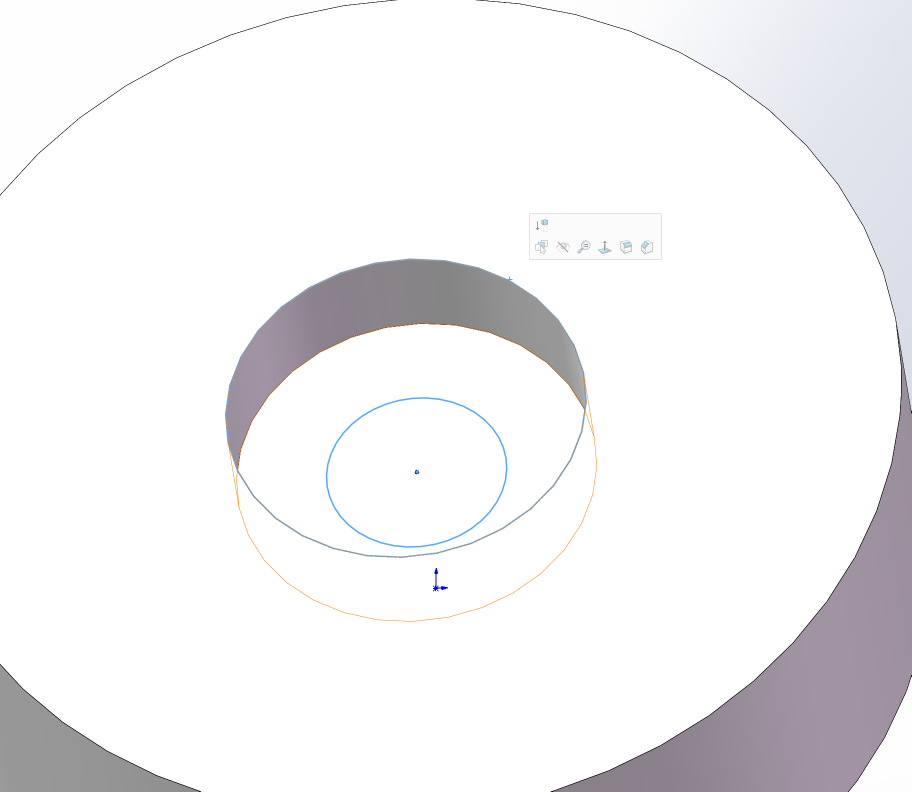
#> input picture solidworks_model/image-1.png, 1823 x 1583 px, given in place of the camera (shown at 1/2 size)
$ python test.py
#> lines starting #> are read from the running program, lines starting #| are printed output that depends on the picture; after the words box and inside, x2 and y2 are one past the last pixel; in counts of white or black regions, pixels touching at a corner belong together
import cv2
import numpy as np
import math
# import serial
import struct


cv2.namedWindow('camera', cv2.WINDOW_AUTOSIZE)

CAP_WIDTH = 1920
CAP_HEIGHT = 1080
# ROI
CAP_CENTER = (1080, 607)
CAP_LENGTH = 800

BOX_SIZE_RATIO = 0.1
EPSILON_RATIO = 0.05

cap = cv2.VideoCapture(0)
cap.set(cv2.CAP_PROP_FRAME_WIDTH, CAP_WIDTH)  # 宽度
CAP_WIDTH = cap.get(cv2.CAP_PROP_FRAME_WIDTH)  # 宽度
cap.set(cv2.CAP_PROP_FRAME_HEIGHT, CAP_HEIGHT)  # 宽度
CAP_HEIGHT = cap.get(cv2.CAP_PROP_FRAME_HEIGHT)  # 宽度
# cap.set(cv2.CAP_PROP_FPS, 30)	            # 帧率 帧/秒
cap.set(cv2.CAP_PROP_BRIGHTNESS, 20)  # 亮度
cap.set(cv2.CAP_PROP_CONTRAST, 50)  # 对比度
cap.set(cv2.CAP_PROP_SATURATION, 100)  # 饱和度
cap.set(cv2.CAP_PROP_HUE, 20)  # 色调 50
cap.set(cv2.CAP_PROP_EXPOSURE, -5)  # 曝光
print("SIZE:")
print((CAP_WIDTH, CAP_HEIGHT))

def findcircle(img_bin, frame=None):

    hsv = cv2.cvtColor(frame, cv2.COLOR_BGR2HSV)  # 转换为HSV空间

    kernel = np.ones((5, 5), np.uint8)  # 定义卷积核

    font = cv2.FONT_HERSHEY_SIMPLEX
    lower_black = np.array([0, 0, 0])  # 设定黑色的阈值下限
    upper_black = np.array([180, 255, 46])  # 设定黑色的阈值上限
    #  消除噪声
    mask = cv2.inRange(hsv, lower_black, upper_black)  # 设定掩膜取值范围
    opening = cv2.morphologyEx(mask, cv2.MORPH_OPEN, kernel)  # 形态学开运算
    # bila = cv2.bilateralFilter(mask, 10, 200, 200)  # 双边滤波消除噪声
    edges = cv2.Canny(opening, 50, 100)  # 边缘识别
    # 识别圆形

    black_circles = dict()
    circle_id = 0
    circles = cv2.HoughCircles(
        edges, cv2.HOUGH_GRADIENT, 1, 300, param1=100, param2=18, minRadius=50, maxRadius=500)
    if circles is not None:  # 如果识别出圆
        for circle in circles:
            #  获取圆的坐标与半径
            x = int(circle[0])
            y = int(circle[1])
            r = int(circle[2])
            cv2.circle(frame, (x, y), r, (0, 0, 255), 3)  # 标记圆
            cv2.circle(frame, (x, y), 3, (255, 255, 0), -1)  # 标记圆心
            # Define the 10x10 pixel region around the circle center
            x_start = max(0, x - 5)
            y_start = max(0, y - 5)
            x_end = min(hsv.shape[1], x + 5)
            y_end = min(hsv.shape[0], y + 5)
            region = hsv[y_start:y_end, x_start:x_end]#圆中间10*10的区域用来检测颜色
            mean_color = np.mean(region, axis=(0, 1))
        if np.all((lower_black <= mean_color) & (mean_color <= upper_black)):
            text = 'x:'+str(x)+' color:black'
            cv2.putText(frame, text, (10, 30), font, 1, (0, 255, 0), 2, cv2.LINE_AA, 0)  # 显示圆心位置
            black_circles[circle_id] = (x, y, r)

    else:
        # 如果识别不出，显示圆心不存在
        cv2.putText(frame, 'x: None y: None', (10, 30), font, 1, (0, 255, 0), 2, cv2.LINE_AA, 0)
    cv2.imshow('frame', frame)
    cv2.imshow('mask', mask)
    cv2.imshow('edges', edges)
    return None

while cap.isOpened():
    ret, frame = cap.read()
#> frame is the input picture: shape (1583, 1823, 3); mean B, G, R 242.8, 241.3, 242.1
    if ret:
        if frame is not None:
            # 获取图像
            frame = frame[int(CAP_CENTER[1] - (CAP_LENGTH / 2)):int(CAP_CENTER[1] + (CAP_LENGTH / 2)),
                    int(CAP_CENTER[0] - (CAP_LENGTH / 2)):int(CAP_CENTER[0] + (CAP_LENGTH / 2)), :]
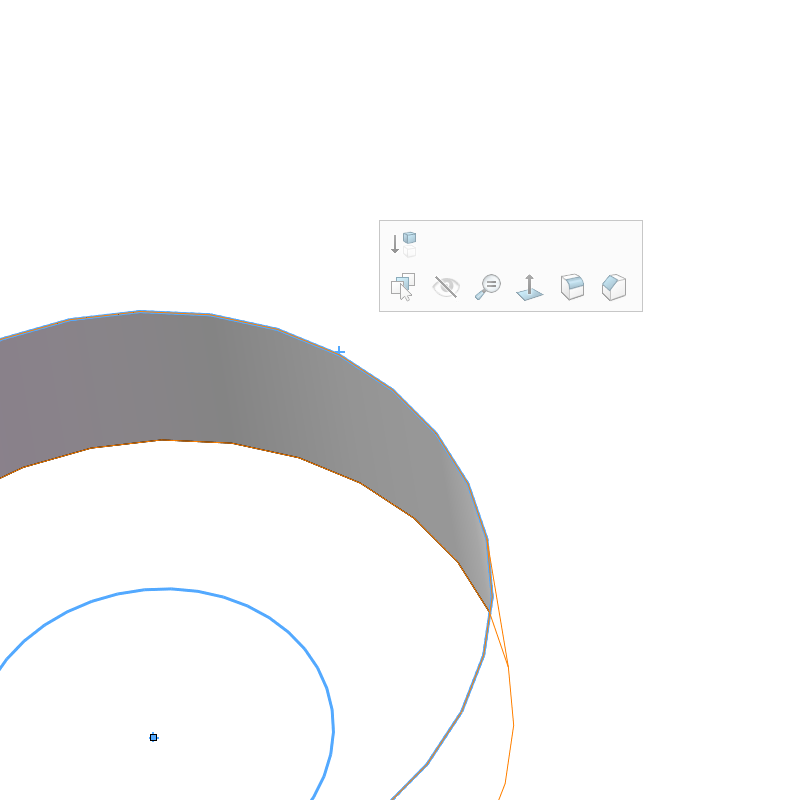
#> frame: shape (800, 800, 3); mean B, G, R 243.6, 243.2, 243.2

            # 预处理
            gs_frame = cv2.GaussianBlur(frame, (7, 7), 0)  # 高斯模糊
            # cv2.imshow('gs_frame', gs_frame)
            frame_gray = cv2.cvtColor(gs_frame, cv2.COLOR_BGR2GRAY)  # 转化成GRAY图像
            _, frame_bin = cv2.threshold(frame_gray, 0, 255, cv2.THRESH_BINARY | cv2.THRESH_OTSU)
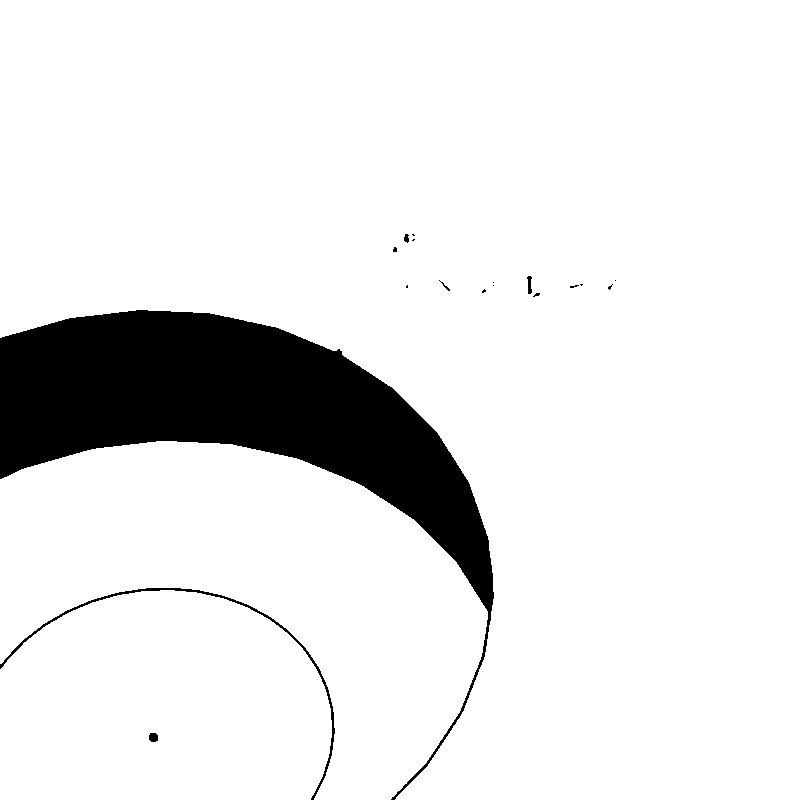
#> frame_bin: shape (800, 800); 90.2% white; 18 black regions (12 under 20 px), largest, box (x1, y1, x2, y2) and area: (0, 310, 494, 800) 61355, (0, 588, 335, 800) 1239, (149, 733, 158, 742) 71, (527, 276, 532, 294) 62, (404, 234, 409, 243) 34, (439, 280, 450, 291) 23


            circles = findcircle(frame_bin, frame)
#> in findcircle, `hsv = cv2.cvtColor(frame, cv2.COLOR_BGR2HSV)`: hsv: shape (800, 800, 3); mean H, S, V 7.4, 2, 244.1
#> in findcircle, `mask = cv2.inRange(hsv, lower_black, upper_black)`:
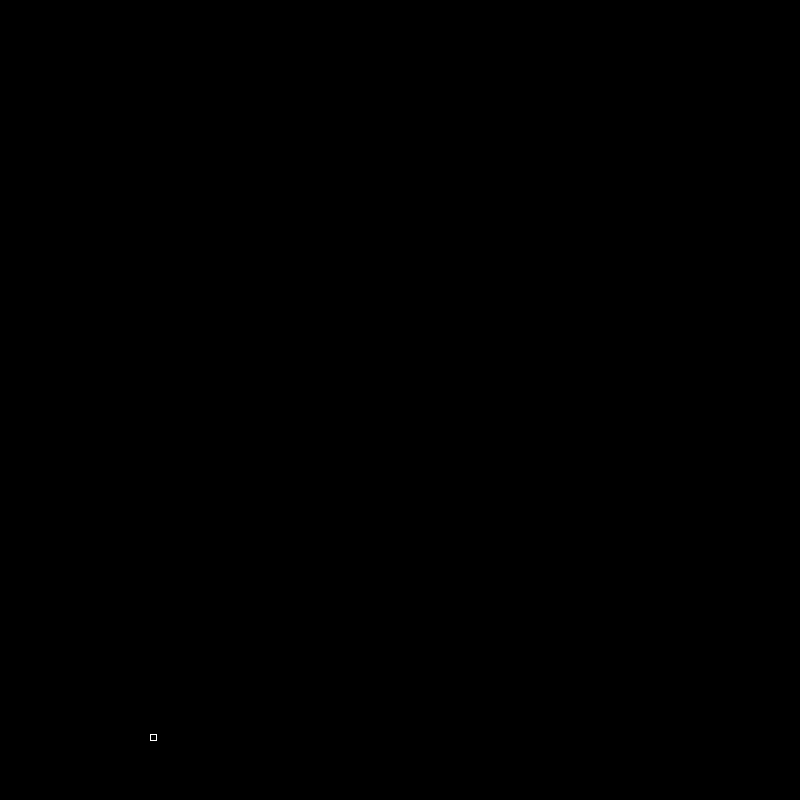
#> mask: shape (800, 800); 0% white in thin lines or dots, all inside (x1, y1, x2, y2) = (150, 734, 157, 741)
#> in findcircle, `opening = cv2.morphologyEx(mask, cv2.MORPH_OPEN, kernel)`: opening: shape (800, 800); every value is 0
#> in findcircle, `circles = cv2.HoughCircles( edges, cv2.HOUGH_GRADIENT, 1, 300, param1=..`: circles = None
#> in findcircle, `cv2.putText(frame, 'x: None y: None', (10, 30), font, 1, (0, 255, 0), ..`:
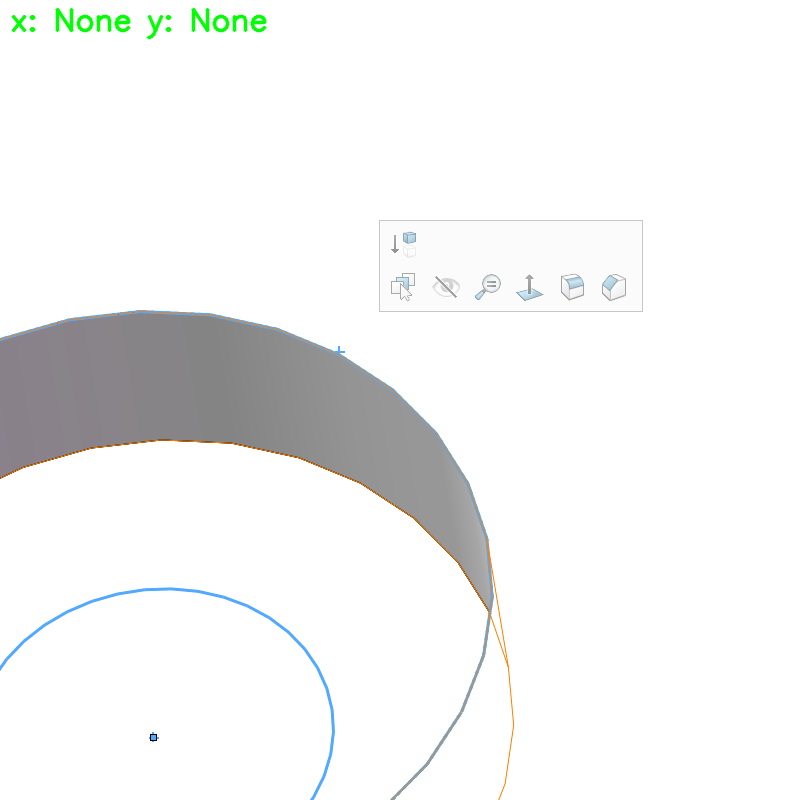
#> frame: shape (800, 800, 3); 0.38% of pixels changed, all inside (x1, y1, x2, y2) = (11, 7, 267, 40)

            cv2.imshow('frame_bin', frame_bin)
            cv2.imshow('camera', frame)

            key = cv2.waitKey(1)
#> (key q is pressed here)
            if key & 0xFF == ord('q'):
                cv2.imwrite("img.jpg", frame)
                break
            if key & 0xFF == ord('f'):
                cv2.imwrite("img.jpg", frame)
                break
        else:
            print("无画面")
    else:
        print("无法读取摄像头！")

cap.release()
cv2.destroyAllWindows()
